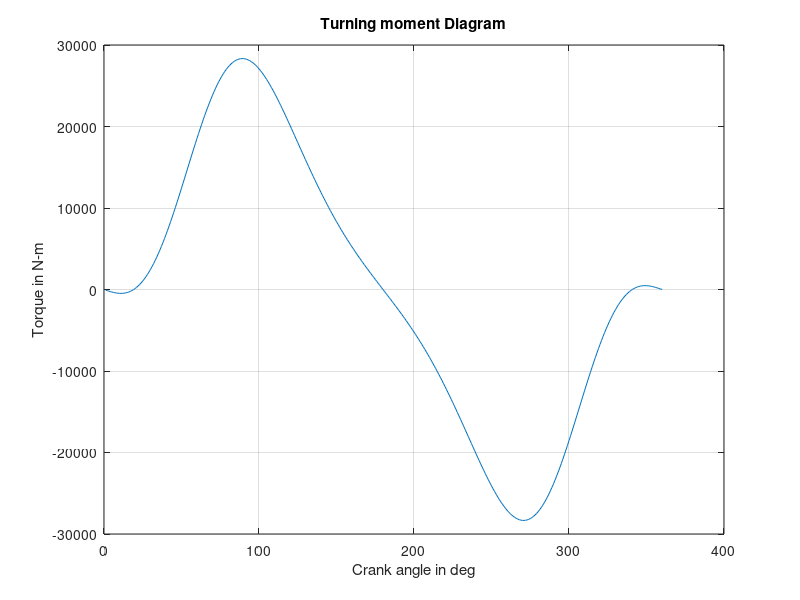

Reproduce this figure in MATLAB.

clc;
close all
    r=0.3;
    N=250;
    n=0.6/r;
omega=(2*pi*N)/60;

for d=1:360
    theta=((pi*d)/180);
    
fi=250*omega^2*r*((cos(theta))+((cos(2*theta))/n));

 fp=68730-fi;
 
 phi=asin((sin(theta))/n);
 
 fq=fp/cos(phi);
 
 ft=fq*sin(theta+phi);
 
 t=ft*r;
 
 torque(:,d)=t;

end


plot(1:360,torque);
xlabel('Crank angle in deg')
ylabel('Torque in N-m')
title('Turning moment Diagram')
grid on
disp('The maximum torque in N-m is');
disp(max(torque));